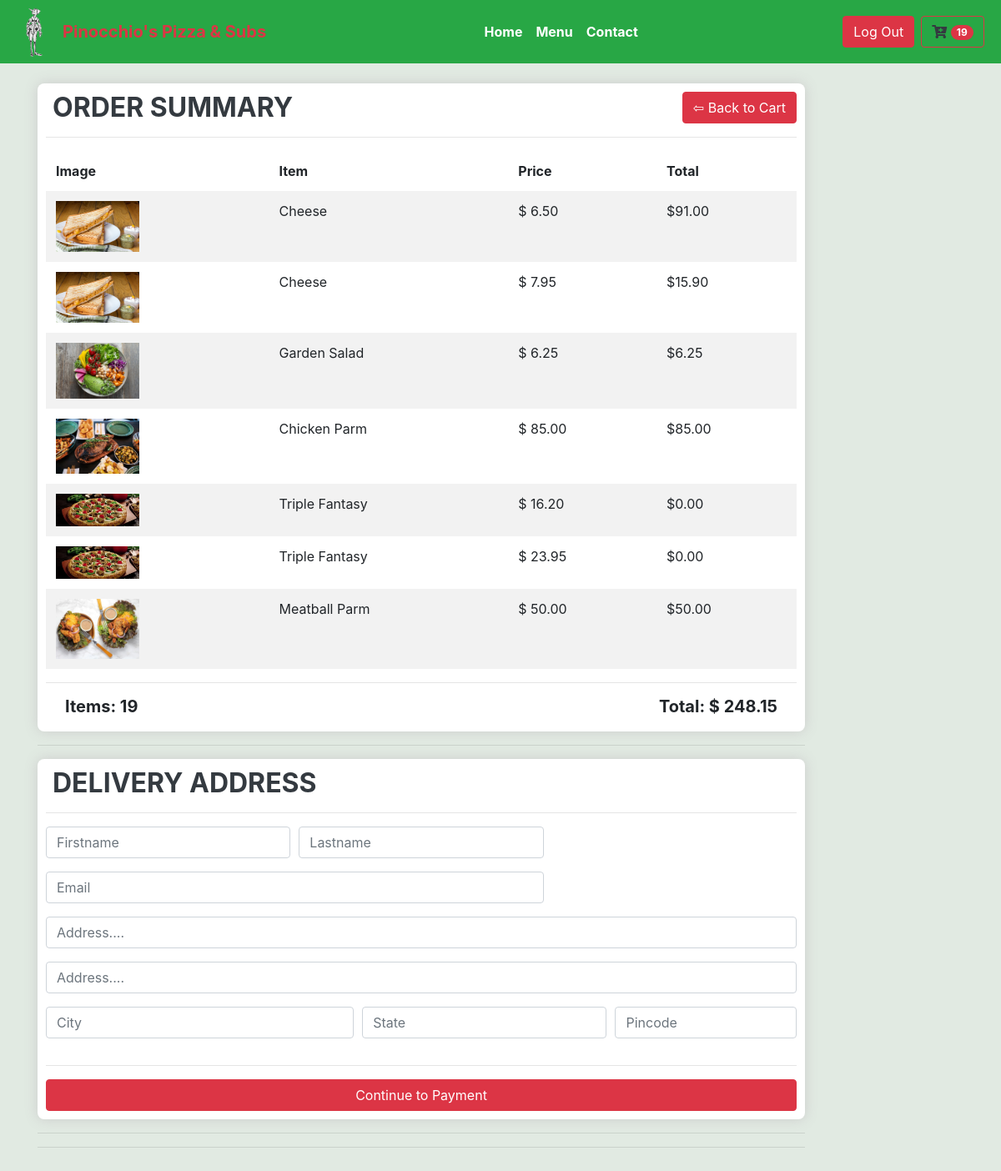
/order/checkout/ (signed in), run on the app's committed database.
### order/models.py (models this page shows, shortened)
class OrderItem(models.Model):
    product = models.ForeignKey(MenuItems, on_delete=models.SET_NULL, blank=True, null=True)
    topping_1 = models.CharField(max_length=200, null=True, blank=True)
    topping_2 = models.CharField(max_length=200, null=True, blank=True)
    topping_3 = models.CharField(max_length=200, null=True, blank=True)
    topping_4 = models.CharField(max_length=200, null=True, blank=True)
    topping_5 = models.CharField(max_length=200, null=True, blank=True)
    extra_cheese = models.BooleanField(default=False, blank=True, null=True)
    order = models.ForeignKey(Order, on_delete=models.SET_NULL, blank=True, null=True)
    quantity = models.IntegerField(default=0, blank=True, null=True)
    date_added = models.DateTimeField(auto_now_add=True)
    @property
    def get_total(self):
        if self.extra_cheese == True:
            price = self.product.item_price + Decimal(0.50)
            total = price * self.quantity
        else:
            total = self.product.item_price * self.quantity
        return total

class Order(models.Model):
    customer = models.ForeignKey(Profile, on_delete=models.SET_NULL, blank=True, null=True)
    date_ordered = models.DateTimeField(auto_now_add=True)
    order_status = models.BooleanField(default=False, blank=True, null=True)
    transanction_id = models.CharField(max_length=200, null=True)
    @property
    def get_cart_total(self):
        orderitems = self.orderitem_set.all()
        total = 0
        for item in orderitems:
            total += item.get_total
        return total
    @property
    def get_cart_items(self):
        orderitems = self.orderitem_set.all()
        total = 0
        for item in orderitems:
            total += item.quantity
        return total

### menu/models.py (models this page shows, shortened)
class MenuItems(models.Model):
    item_type = models.CharField(max_length=32)
    item_name = models.CharField(max_length=64)
    item_size = models.CharField(max_length=64, blank=True,null=True)
    no_topping = models.IntegerField(default=0, blank=True, null=True)
    toppings_1 = models.ForeignKey(Toppings, related_name="topping_1", on_delete=models.SET_NULL, blank=True, null=True)
    toppings_2 = models.ForeignKey(Toppings, related_name="topping_2", on_delete=models.SET_NULL, blank=True, null=True)
    toppings_3 = models.ForeignKey(Toppings, related_name="topping_3", on_delete=models.SET_NULL, blank=True, null=True)
    toppings_4 = models.ForeignKey(Toppings, related_name="topping_4", on_delete=models.SET_NULL, blank=True, null=True)
    toppings_5 = models.ForeignKey(Toppings, related_name="topping_5", on_delete=models.SET_NULL, blank=True, null=True)
    item_price = models.DecimalField(max_digits=6, decimal_places=2, null=True, blank=True)
    item_image = models.ImageField(null=True, blank=True)
    item_description = models.TextField(null=True, blank=True)
    @property
    def imageURL(self):
        try:
            url = self.item_image.url
        except:
            url = ''
        return url

### order/views.py (the view)
# urls.py: path('order/checkout/', views.checkout, name="order-checkout"),
@login_required(login_url='/login/')
def checkout(request):
    if request.user.is_authenticated:
        customer = request.user.profile
        order, created = Order.objects.get_or_create(customer=customer, order_status=False)
        items = order.orderitem_set.all()
    else:
        items = []
        order = {'get_cart_total':0, 'get_cart_items':0}
    context = {'title':'Checkout','items':items, 'order':order}
    return render(request, 'order/checkout.html', context)

### order/context_processors.py (called while the page is built)
def cart_total(request):
    if request.user.is_authenticated:
        customer = request.user.profile
        order, created = Order.objects.get_or_create(customer=customer, order_status=False)
        cart_total = order.get_cart_items
    else:
        cart_total = 0
    return {'cart_total': cart_total}

### order/templates/order/checkout.html (shortened to what this page needs)
{% extends 'menu/main.html' %}
{% load static %}
{% block content %}
<div class="row">
  <div class="col-lg-10">
      <br>
      <div class="box-element">
        <p class="p-2 h2 font-weight-bolder text-dark d-inline">ORDER SUMMARY</p>
        <a href="{% url 'order-cart' %}" class="btn btn-danger  d-inline float-right" role="button" >&#8678; Back to Cart</a>
        <br><hr>
        <table class="table table-striped table-borderless">
          <thead>
            <tr>
              <th scope="col">Image</th>
              <th scope="col">Item</th>
              <th scope="col">Price</th>
              <th scope="col">Total</th>
            </tr>
          </thead>
          <tbody>
            {% for item in items %}
            <tr>
              <th scope="row"><img class="row-image" src="{{ item.product.imageURL }}"></th>
              <td>{{ item.product.item_name }}</td>
              <td>$ {{ item.product.item_price|floatformat:2 }}</td>
              <td>${{ item.get_total|floatformat:2}}</td>
            </tr>
            {% endfor %}
          </tbody>
        </table>
        <hr>
        <div class="row ml-2 mr-2">
          <div class="col">
            <p class="h5 font-weight-bold  ">Items: {{ order.get_cart_items }}</p>
                </div>
            <div class="col ">
              <p class="h5 font-weight-bold float-right">Total: $ {{ order.get_cart_total|floatformat:2 }}</p>
            </div>
          </div>
      </div>
      <hr>
      <div class="box-element" id="form-wrapper">
        <p class="p-2 h2 font-weight-bold text-dark d-inline">DELIVERY ADDRESS</p>
        <br><hr>
        <form>
          <div class="form-row">
            <div class="form-group col-md-4">
              <input type="text" class="form-control" id="firstname" placeholder="Firstname">
            </div>
            <div class="form-group col-md-4">
              <input type="text" class="form-control" id="lastname" placeholder="Lastname">
            </div>
            <div class="form-group col-md-8">
              <input type="email" class="form-control" id="emailid" placeholder="Email">
            </div>
          </div>
          <div class="form-group">
            <input type="text" class="form-control" id="inputAddress" placeholder="Address....">
          </div>
          <div class="form-group">
            <input type="text" class="form-control" id="inputAddress2" placeholder="Address....">
          </div>
          <div class="form-row">
            <div class="form-group col-md-5">
              <input type="text" class="form-control" id="city" placeholder="City">
            </div>
            <div class="form-group col-md-4">
              <input type="text" class="form-control" id="state" placeholder="State">
            </div>
            <div class="form-group col-md-3">
              <input type="text" class="form-control" id="inputZip" placeholder="Pincode">
            </div>
          </div>
          <hr>
          <button type="submit" class="btn btn-danger btn-block">Continue to Payment</button>
        </form>
      </div>
      <hr>
      <hr>
      <br>
    </div>
  </div>
{% endblock content %}

### static/css/main.css (style rules this page uses)
body { background-color: hsl(127, 18%, 90%); }
.box-element { box-shadow:hsl(0, 0%, 80%) 0 0 16px; background-color: #fff; border-radius: 8px; padding: 10px; }
.row-image { width: 100px; }

### data on the page
OrderItem: product.imageURL (picture), product.item_name "Cheese", product.item_price "6.50", get_total "91.00"
OrderItem: product.imageURL (picture), product.item_name "Cheese", product.item_price "7.95", get_total "15.90"
OrderItem: product.imageURL (picture), product.item_name "Garden Salad", product.item_price "6.25", get_total "6.25"
OrderItem: product.imageURL (picture), product.item_name "Chicken Parm", product.item_price "85.00", get_total "85.00"
OrderItem: product.imageURL (picture), product.item_name "Triple Fantasy", product.item_price "16.20", get_total "0.00"
OrderItem: product.imageURL (picture), product.item_name "Triple Fantasy", product.item_price "23.95", get_total "0.00"
OrderItem: product.imageURL (picture), product.item_name "Meatball Parm", product.item_price "50.00", get_total "50.00"
Order: get_cart_items "19", get_cart_total "248.15"

### other printed values
{{ cart_total }} "19"
